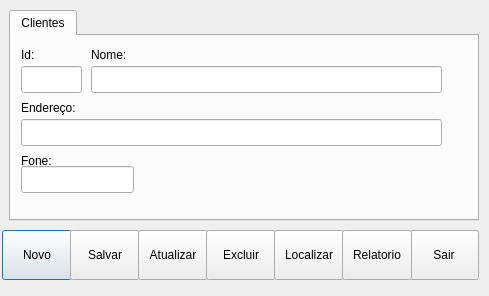
<?xml version="1.0" encoding="UTF-8"?>
<ui version="4.0">
 <class>FrmClientes</class>
 <widget class="QDialog" name="FrmClientes">
  <property name="geometry">
   <rect>
    <x>0</x>
    <y>0</y>
    <width>489</width>
    <height>296</height>
   </rect>
  </property>
  <property name="windowTitle">
   <string>Omega Sistemas Clientes</string>
  </property>
  <widget class="QPushButton" name="pushButton_2">
   <property name="geometry">
    <rect>
     <x>2</x>
     <y>230</y>
     <width>70</width>
     <height>50</height>
    </rect>
   </property>
   <property name="text">
    <string>Novo</string>
   </property>
  </widget>
  <widget class="QPushButton" name="btn_salvar">
   <property name="geometry">
    <rect>
     <x>70</x>
     <y>230</y>
     <width>70</width>
     <height>50</height>
    </rect>
   </property>
   <property name="text">
    <string>Salvar</string>
   </property>
  </widget>
  <widget class="QPushButton" name="btn_atualizar">
   <property name="geometry">
    <rect>
     <x>138</x>
     <y>230</y>
     <width>70</width>
     <height>50</height>
    </rect>
   </property>
   <property name="text">
    <string>Atualizar</string>
   </property>
  </widget>
  <widget class="QPushButton" name="pushButton_5">
   <property name="geometry">
    <rect>
     <x>206</x>
     <y>230</y>
     <width>70</width>
     <height>50</height>
    </rect>
   </property>
   <property name="text">
    <string>Excluir</string>
   </property>
  </widget>
  <widget class="QPushButton" name="btn_localizar">
   <property name="geometry">
    <rect>
     <x>274</x>
     <y>230</y>
     <width>70</width>
     <height>50</height>
    </rect>
   </property>
   <property name="text">
    <string>Localizar</string>
   </property>
  </widget>
  <widget class="QTabWidget" name="tabWidget">
   <property name="geometry">
    <rect>
     <x>9</x>
     <y>10</y>
     <width>470</width>
     <height>211</height>
    </rect>
   </property>
   <property name="currentIndex">
    <number>0</number>
   </property>
   <widget class="QWidget" name="tab">
    <attribute name="title">
     <string>Clientes</string>
    </attribute>
    <widget class="QLabel" name="label_2">
     <property name="geometry">
      <rect>
       <x>80</x>
       <y>10</y>
       <width>51</width>
       <height>17</height>
      </rect>
     </property>
     <property name="text">
      <string>Nome:</string>
     </property>
    </widget>
    <widget class="QLabel" name="label_3">
     <property name="geometry">
      <rect>
       <x>10</x>
       <y>63</y>
       <width>67</width>
       <height>17</height>
      </rect>
     </property>
     <property name="text">
      <string>Endereço:</string>
     </property>
    </widget>
    <widget class="QLineEdit" name="edt_id">
     <property name="geometry">
      <rect>
       <x>10</x>
       <y>30</y>
       <width>61</width>
       <height>27</height>
      </rect>
     </property>
    </widget>
    <widget class="QLabel" name="label">
     <property name="geometry">
      <rect>
       <x>10</x>
       <y>10</y>
       <width>21</width>
       <height>17</height>
      </rect>
     </property>
     <property name="text">
      <string>Id:</string>
     </property>
    </widget>
    <widget class="QLineEdit" name="edt_nome">
     <property name="geometry">
      <rect>
       <x>80</x>
       <y>30</y>
       <width>351</width>
       <height>27</height>
      </rect>
     </property>
    </widget>
    <widget class="QLineEdit" name="edt_endereco">
     <property name="geometry">
      <rect>
       <x>10</x>
       <y>83</y>
       <width>421</width>
       <height>27</height>
      </rect>
     </property>
    </widget>
    <widget class="QLineEdit" name="edt_fone">
     <property name="geometry">
      <rect>
       <x>10</x>
       <y>130</y>
       <width>113</width>
       <height>27</height>
      </rect>
     </property>
    </widget>
    <widget class="QLabel" name="label_4">
     <property name="geometry">
      <rect>
       <x>10</x>
       <y>116</y>
       <width>67</width>
       <height>17</height>
      </rect>
     </property>
     <property name="text">
      <string>Fone:</string>
     </property>
    </widget>
   </widget>
  </widget>
  <widget class="QPushButton" name="pushButton">
   <property name="geometry">
    <rect>
     <x>409</x>
     <y>230</y>
     <width>70</width>
     <height>50</height>
    </rect>
   </property>
   <property name="text">
    <string>Sair</string>
   </property>
  </widget>
  <widget class="QPushButton" name="btn_relatorio">
   <property name="geometry">
    <rect>
     <x>342</x>
     <y>230</y>
     <width>70</width>
     <height>50</height>
    </rect>
   </property>
   <property name="text">
    <string>Relatorio</string>
   </property>
  </widget>
 </widget>
 <resources/>
 <connections/>
</ui>
